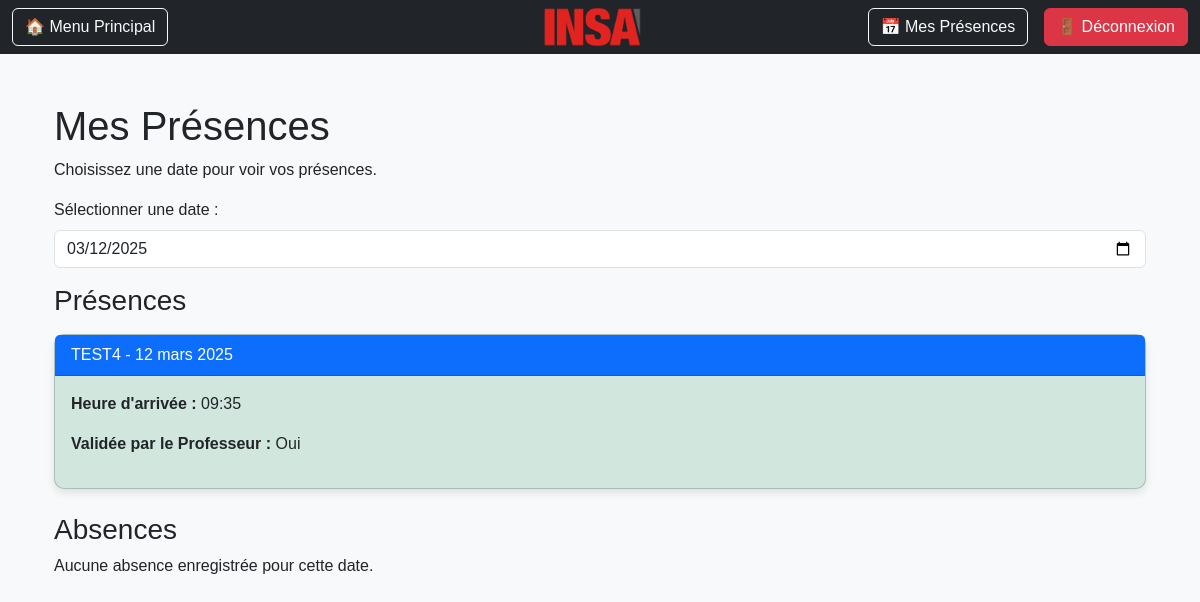
Screenshot of /list/ (signed in) with the database file from the repository.
### presence/models.py (models this page shows, shortened)
class Presence(models.Model):
    eleve = models.ForeignKey(settings.AUTH_USER_MODEL, on_delete=models.CASCADE, limit_choices_to={'role': 'eleve'})
    cours = models.ForeignKey(Cours, on_delete=models.CASCADE)
    date = models.DateField(auto_now_add=True)
    heure_arrivee = models.TimeField(auto_now_add=True)
    validee_par_prof = models.BooleanField(default=False)

### cours/models.py (models this page shows, shortened)
class Cours(models.Model):
    nom = models.CharField(max_length=100)
    professeur = models.ForeignKey(settings.AUTH_USER_MODEL, on_delete=models.CASCADE, limit_choices_to={'role': 'prof'})
    debut = models.DateTimeField()
    fin = models.DateTimeField()
    classes = models.ManyToManyField('users.Classe', related_name='cours')

### presence/views.py (the view)
# urls.py: path('list/', list_presences, name='list_presences'),
@login_required
def list_presences(request):
    today = timezone.now().date()
    presences = Presence.objects.filter(eleve=request.user).order_by('-date')
    return render(request, 'list.html', {'presences': presences, "today": today})

### presence/templates/list.html (shortened to what this page needs)
{% extends "base.html" %}
{% load crispy_forms_tags %}
{% load static %}
{% block content %}
<head>
    <link rel="stylesheet" href="https://cdn.jsdelivr.net/npm/bootstrap@5.3.0/dist/css/bootstrap.min.css">
    <link rel="stylesheet" href="{% static 'css/profile.css' %}">
</head>
<body>
    <div class="container mt-5">
        <header>
            <h1>Mes Présences</h1>
            <p>Choisissez une date pour voir vos présences.</p>
        </header>
        <div class="mb-3">
            <label for="datePicker" class="form-label">Sélectionner une date :</label>
            <input type="date" id="datePicker" class="form-control" value="{{ today|date:'Y-m-d' }}">
        </div>
        <div id="contentContainer">
            {% if user.role == "eleve" %}
                <div id="eleveContent">
                    {% include 'partials/presences_list.html' %}
                </div>
            {% elif user.role == "prof" %}
                <div id="profContent">
                    {% include 'partials/professeur_cours_list.html' %}
                </div>
                <div id="presence-container">
                </div>
            {% endif %}
        </div>
    </div>
</body>
{% endblock %}

### presence/templates/partials/presences_list.html
<div>
    <h3>Présences</h3>
    {% for presence in presences %}
        <div class="card mt-3
            {% if presence.validee_par_prof == True %}
                bg-success-subtle text-dark
            {% elif presence.validee_par_prof == False %}
                bg-warning-subtle text-dark
            {% endif %}
        ">
            <div class="card-header bg-primary text-white">
                {{ presence.cours.nom }} - {{ presence.date }}
            </div>
            <div class="card-body">
                <p><strong>Heure d'arrivée :</strong> {{ presence.heure_arrivee }}</p>
                <p><strong>Validée par le Professeur :</strong>
                    {% if presence.validee_par_prof %} Oui {% else %} Non {% endif %}
                </p>
            </div>
        </div>
    {% empty %}
        <p>Aucune présence enregistrée pour cette date.</p>
    {% endfor %}
    <h3 class="mt-4">Absences</h3>
    {% for cours in cours_absents %}
        <div class="card mt-3 bg-danger text-white">
            <div class="card-header bg-primary text-white">
                {{ cours.nom }} - {{ selected_date }}
            </div>
            <div class="card-body">
                <p><strong>Absence :</strong> Vous n'êtes pas inscrit(e) à ce cours pour cette date.</p>
            </div>
        </div>
    {% empty %}
        <p>Aucune absence enregistrée pour cette date.</p>
    {% endfor %}
</div>

### static/css/profile.css (style rules this page uses)
body { font-family: 'Poppins', sans-serif; background-color: #f8f9fa; }
.container { margin-top: 50px; }
.card { border-radius: 10px; box-shadow: 0 4px 8px rgba(0, 0, 0, 0.1); }
.card { animation: fadeIn 0.5s ease-in-out; }

### rows the page displays
Presence: cours.nom "TEST4", date "12 mars 2025", heure_arrivee "09:35", validee_par_prof "Oui"
